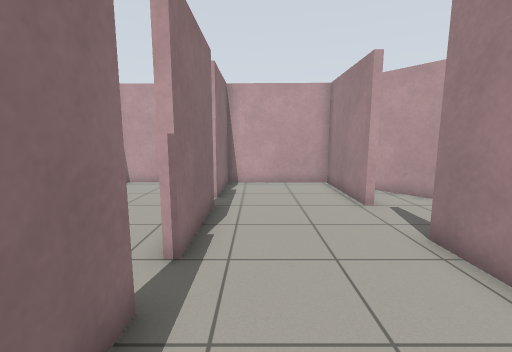
[1] (above)

13 first-person views from a walk through a world built for the Gazebo simulator. The camera is 1.1 m above the floor, tilts 8° down and sees 90° across. The floor is counted in squares, 0.5 m on a side. Each view is taken from the middle of a square. On the plan, view 1 faces up. The plan holds only what a view shows up to about 16 squares ahead; the rest is blank.

[2]
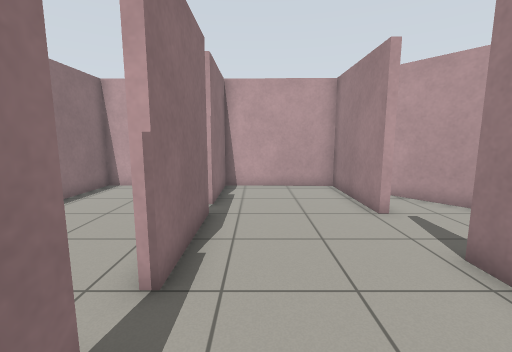

[3]
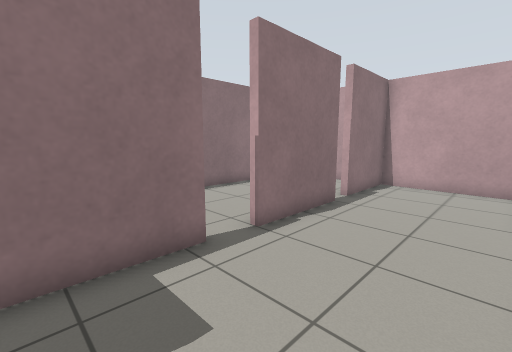

[4]
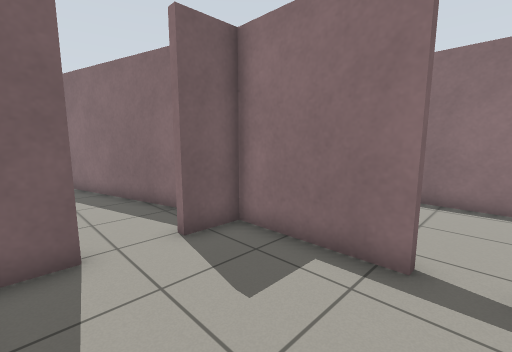

[5]
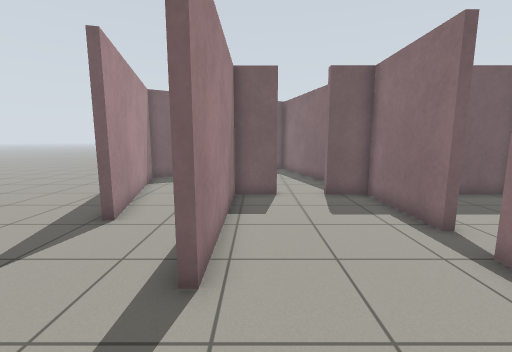

[6]
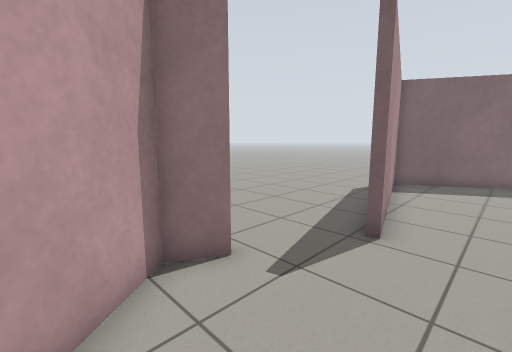

[7]
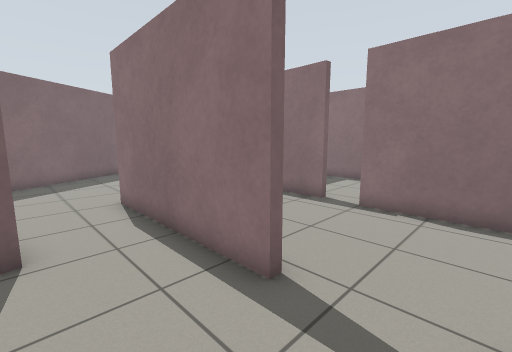

[8]
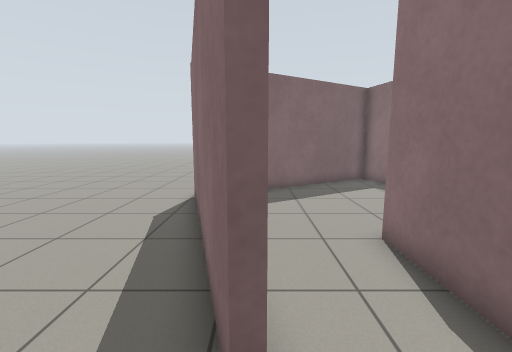

[9]
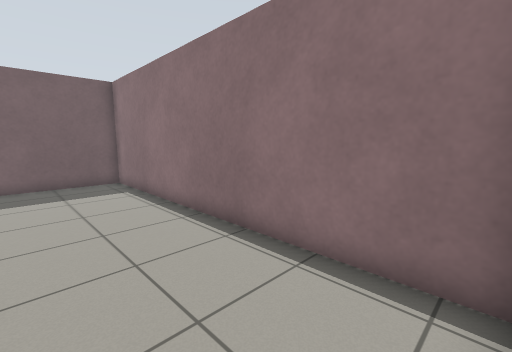

[10]
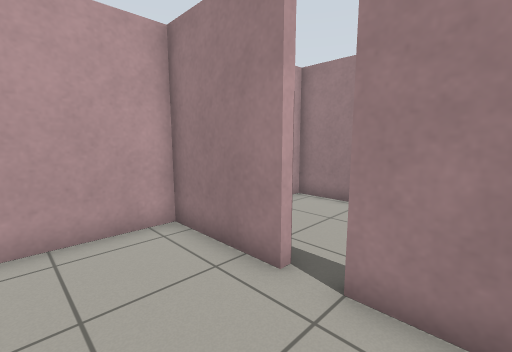

[11]
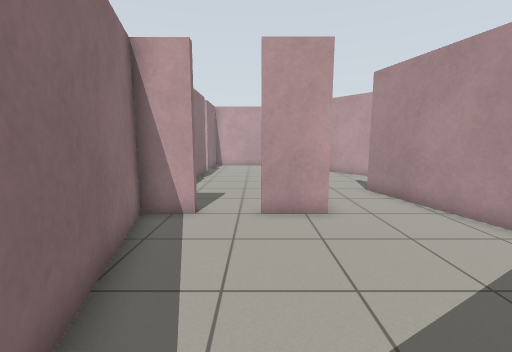

[12]
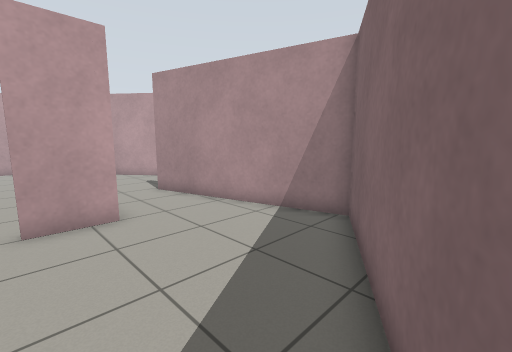

[13]
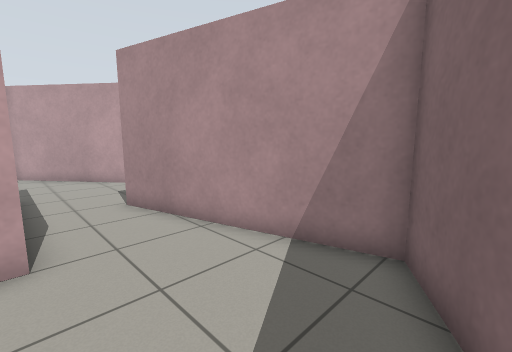

### Floor plan
Points are (right, up) in squares from view 1. A wall is a line through its corners. A room is listed if a view was taken in it or the views show most of it. See-through windows are left out.
Room 1 (views 1, 2, 3, 4, 5, 9, 10)
walls: (-1.7, 6.8) (-1.7, 8.6); (-1.5, 8.6) (-1.5, 4.5); (-1.5, 3.1) (-1.5, -1.2) (0.3, -1.2); (3.9, 8.5) (3.9, 13.3) (-1.5, 13.3) (-1.5, 9.6) (-1.7, 9.6) (-1.7, 13.3) (-7.2, 13.3) (-7.2, -1.2) (-2.9, -1.2); (2.2, -1.2) (3.9, -1.2) (3.9, 5.5)
ways out: opening at (4, 7) to room 2; opening at (1.5, -1) to room 4
Room 2 (views 6, 7)
walls: (4.1, 8.5) (3.9, 8.5); (3.9, 5.5) (4.2, 5.5); (8.6, 5) (9.3, 6.1) (4.6, 12.2)
ways out: opening at (4, 7) to room 1; opening at (6.5, 5) to room 3
Room 3 (view 8)
walls: (7.3, 0.8) (6.9, 2.2) (7.2, 2.2) (9.3, -5.8); (4.2, 5.5) (4.2, 0.5)
ways out: opening at (6.5, 5) to room 2; opening at (5.5, 1) to room 4; opening at (10.5, -6.5); opening at (10.5, 3.5)
Room 4 (views 11, 12, 13)
walls: (0.3, -1.5) (-1.5, -1.5) (0.9, -10.5) (9, -5.8) (7.3, 0.8); (4.2, 0.5) (4.2, -1.5) (2.2, -1.5) (2.2, -1.2)
ways out: opening at (1.5, -1) to room 1; opening at (5.5, 1) to room 3

Where each view was taken, in squares from view 1:
view 1: 0 up, 0 right, facing up
view 2: 1 up, 0 right, facing up
view 3: 0 up, 3 right, facing up-left
view 4: 4 up, 3 right, facing down-left
view 5: 9 up, 3 right, facing down
view 6: 8 up, 5 right, facing down-right
view 7: 8 up, 7 right, facing down-left
view 8: 4 up, 7 right, facing down
view 9: 13 up, 3 left, facing down-left
view 10: 7 up, 5 left, facing up-right
view 11: 9 down, 2 right, facing up
view 12: 9 down, 2 right, facing up-right
view 13: 7 down, 4 right, facing up-right
